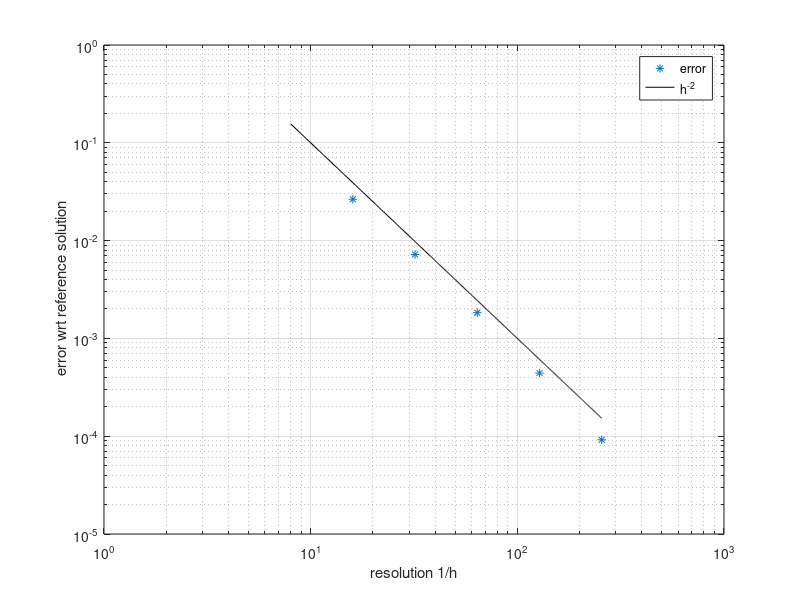

The MATLAB script that drew this image:
%% plot convergence study of solution of stationary FP equation

clc;
close all;
clear;
%% 

res = [16 32 64 128 256];
err = [0.02648485976584304 0.007217767105936836 0.001832842550137037 0.0004424192320062608 9.180890581274333*1.e-05];

%% plotting
loglog(res, err, '*');
grid on;
hold on;
xx = 8:0.5:256;
yy = xx.^(-2)*10^1;
loglog (xx,yy,'k-');
xlabel 'resolution 1/h';
ylabel ' error wrt reference solution';
legend('error', 'h^{-2}');
